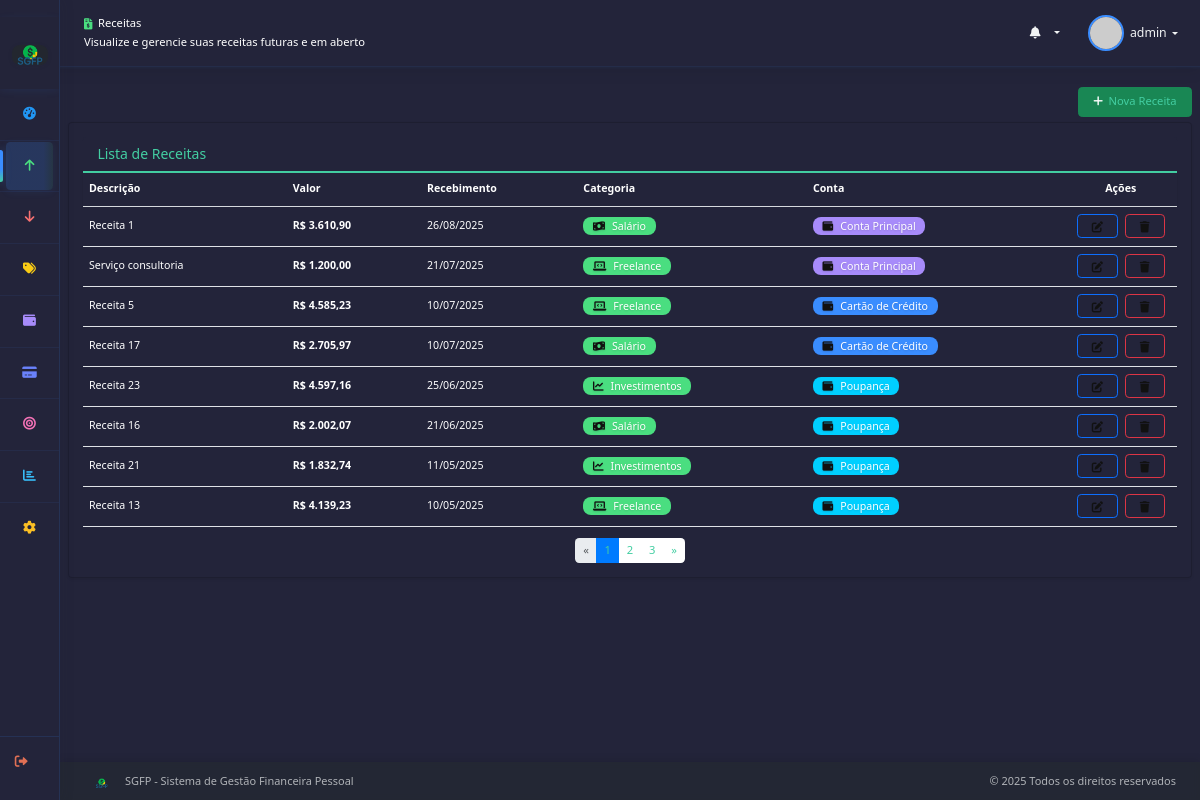
The app's page /receitas/ (signed in), older data.
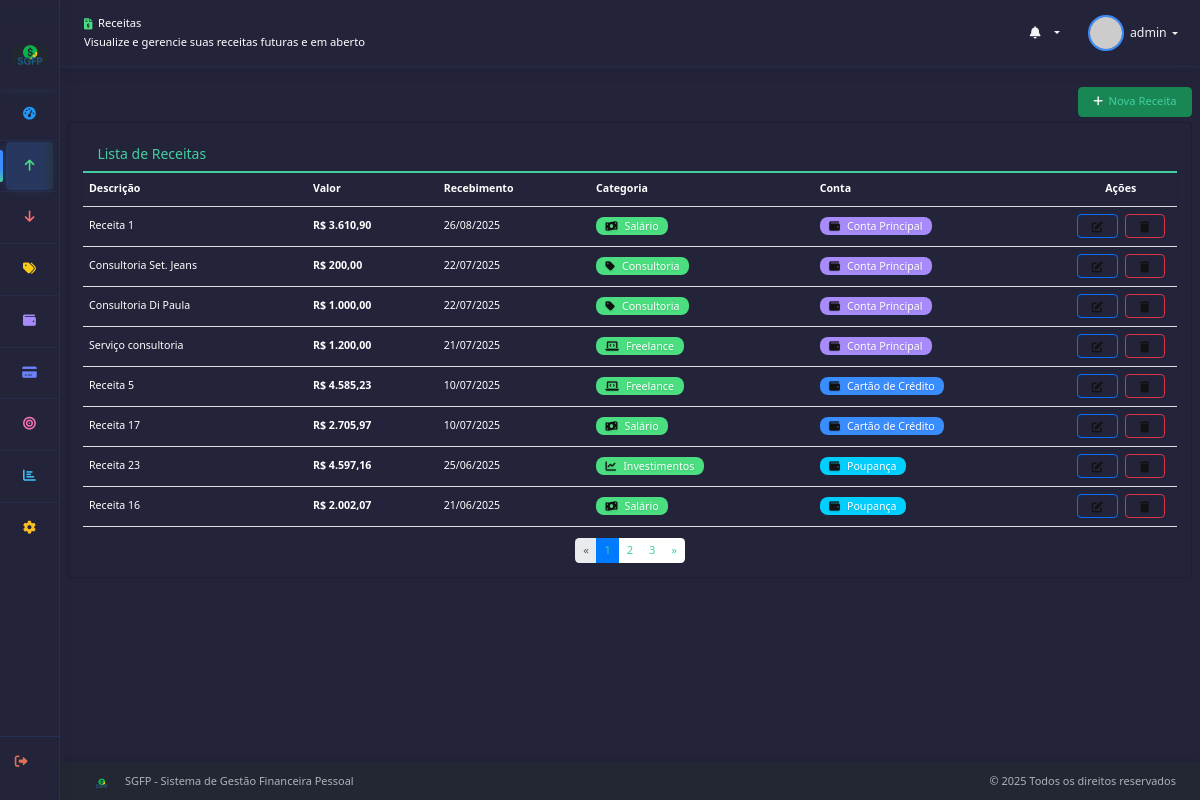
The same page, newer data.
### core/models.py (models this page shows, shortened)
class Receita(models.Model):
    id = models.UUIDField(primary_key=True, default=uuid.uuid4, editable=False)
    descricao = models.CharField(max_length=200)
    valor = models.DecimalField(max_digits=12, decimal_places=2, validators=[MinValueValidator(Decimal('0.01'))])
    data = models.DateField()
    categoria = models.ForeignKey(Categoria, on_delete=models.PROTECT, related_name='receitas')
    conta = models.ForeignKey(Conta, on_delete=models.PROTECT, related_name='receitas')
    usuario = models.ForeignKey(User, on_delete=models.CASCADE, related_name='receitas')
    observacoes = models.TextField(blank=True)
    recorrente = models.BooleanField(default=False)
    frequencia = models.CharField(max_length=20, blank=True, choices=[
        ('semanal', 'Semanal'),
        ('quinzenal', 'Quinzenal'),
        ('mensal', 'Mensal'),
        ('bimestral', 'Bimestral'),
        ('trimestral', 'Trimestral'),
        ('semestral', 'Semestral'),
        ('anual', 'Anual'),
    ])
    ativo = models.BooleanField(default=True)
    data_criacao = models.DateTimeField(auto_now_add=True)
    data_atualizacao = models.DateTimeField(auto_now=True)
    class Meta:
        verbose_name = 'Receita'
        verbose_name_plural = 'Receitas'
        ordering = ['-data', '-data_criacao']

class Categoria(models.Model):
    TIPO_CHOICES = [
        ('receita', 'Receita'),
        ('despesa', 'Despesa'),
        ('ambos', 'Ambos'),
    ]
    id = models.UUIDField(primary_key=True, default=uuid.uuid4, editable=False)
    nome = models.CharField(max_length=100)
    descricao = models.TextField(blank=True)
    tipo = models.CharField(max_length=10, choices=TIPO_CHOICES, default='ambos')
    cor = models.CharField(max_length=7, default='#007bff')  # Cor em hexadecimal
    icone = models.CharField(max_length=50, default='fas fa-tag')
    usuario = models.ForeignKey(User, on_delete=models.CASCADE, related_name='categorias')
    ativo = models.BooleanField(default=True)
    data_criacao = models.DateTimeField(auto_now_add=True)
    data_atualizacao = models.DateTimeField(auto_now=True)
    class Meta:
        verbose_name = 'Categoria'
        verbose_name_plural = 'Categorias'
        ordering = ['nome']
        unique_together = ['nome', 'usuario']

class Conta(models.Model):
    TIPO_CHOICES = [
        ('corrente', 'Conta Corrente'),
        ('poupanca', 'Conta Poupança'),
        ('investimento', 'Conta Investimento'),
        ('cartao_credito', 'Cartão de Crédito'),
        ('dinheiro', 'Dinheiro'),
        ('outros', 'Outros'),
    ]
    id = models.UUIDField(primary_key=True, default=uuid.uuid4, editable=False)
    nome = models.CharField(max_length=100)
    tipo = models.CharField(max_length=20, choices=TIPO_CHOICES, default='corrente')
    saldo_inicial = models.DecimalField(max_digits=12, decimal_places=2, default=0)
    saldo_atual = models.DecimalField(max_digits=12, decimal_places=2, default=0)
    descricao = models.TextField(blank=True)
    cor = models.CharField(max_length=7, default='#28a745')
    icone = models.CharField(max_length=50, default='fas fa-wallet')
    usuario = models.ForeignKey(User, on_delete=models.CASCADE, related_name='contas')
    ativo = models.BooleanField(default=True)
    data_criacao = models.DateTimeField(auto_now_add=True)
    data_atualizacao = models.DateTimeField(auto_now=True)
    class Meta:
        verbose_name = 'Conta'
        verbose_name_plural = 'Contas'
        ordering = ['nome']
        unique_together = ['nome', 'usuario']

### core/views.py (the view, shortened to what this page needs)
# urls.py: path('receitas/', views.receita_list, name='receita_list'),
@login_required
def receita_list(request):
    receitas = Receita.objects.filter(usuario=request.user, ativo=True).order_by('-data')
    form = ReceitaFiltroForm(request.GET or None, user=request.user)
    per_page = request.GET.get('per_page')
    try:
        per_page = int(per_page)
        if per_page < 1 or per_page > 100:
            per_page = 8
    except (TypeError, ValueError):
        per_page = 8
    paginator = Paginator(receitas, per_page)
    page_number = request.GET.get('page')
    page_obj = paginator.get_page(page_number)
    return render(request, 'core/receitas_list.html', {
        'receitas': page_obj.object_list,
        'form_filtro': form,
        'is_paginated': page_obj.has_other_pages(),
        'page_obj': page_obj,
        'paginator': paginator,
        'per_page': per_page,
    })

### core/context_processors.py (called while the page is built, shortened)
def preferencias_usuario(request):
    if request.user.is_authenticated:
        configuracao, _ = Configuracao.objects.get_or_create(usuario=request.user)
        escala_interface = configuracao.escala_interface
        fator_escala = round(escala_interface * 0.007, 3)  # 100% = 0.7 real
        font_size_percent = str(round(escala_interface * 0.7, 1)).replace(',', '.')  # Corrige separador decimal
        return {
            'icones_coloridos': configuracao.icones_coloridos,
            'tema_usuario': configuracao.dashboard_tema,
            'escala_interface': escala_interface,
            'fator_escala': fator_escala,
            'font_size_percent': font_size_percent,
        }

### templates/core/receitas_list.html (shortened to what the changed rows need)
{% extends 'base.html' %}
{% load crispy_forms_tags %}
{% load br_filters %}
{% block content %}
<div class="container-fluid">
    <div class="card mt-2">
        <div class="card-body p-0">
            {% if receitas %}
                    <table class="table table-hover mb-0">
                        <thead class="sticky-top bg-white" style="z-index: 10;">
                            <tr>
                                <th>Descrição</th>
                                <th>Valor</th>
                                <th>Recebimento</th>
                                <th>Categoria</th>
                                <th>Conta</th>
                                <th class="acoes-col">Ações</th>
                            </tr>
                        </thead>
                        <tbody>
                            {% for receita in receitas %}
                            <tr>
                                <td>{{ receita.descricao }}</td>
                                <td class="text-success fw-bold">{{ receita.valor|br_currency }}</td>
                                <td>{{ receita.data|date:"d/m/Y" }}</td>
                                <td>
                                    <span class="badge badge-categoria-{{ receita.categoria.tipo|lower }}">
                                        <i class="{{ receita.categoria.icone }} me-1"></i>{{ receita.categoria.nome }}
                                    </span>
                                </td>
                                <td>
                                    <span class="badge badge-conta-{{ receita.conta.tipo|lower }}">
                                        <i class="{{ receita.conta.icone }} me-1"></i>{{ receita.conta.nome }}
                                    </span>
                                </td>
                                <td class="acoes-col">
                                    <a href="{% url 'core:receita_update' receita.id %}" class="btn btn-sm btn-outline-primary" title="Editar">
                                        <i class="fas fa-edit"></i>
                                    </a>
                                    <a href="{% url 'core:receita_delete' receita.id %}" class="btn btn-sm btn-outline-danger" title="Excluir" onclick="return confirm('Tem certeza que deseja excluir esta receita?');">
                                        <i class="fas fa-trash"></i>
                                    </a>
                                </td>
                            </tr>
                            {% endfor %}
                        </tbody>
                    </table>
                {% if is_paginated %}
                <nav class="mt-3">
                    <ul class="pagination justify-content-center">
                        {% for num in paginator.page_range %}
                        <li class="page-item {% if page_obj.number == num %}active{% endif %}">
                            <a class="page-link" href="?page={{ num }}&per_page={{ per_page }}">{{ num }}</a>
                        </li>
                        {% endfor %}
                    </ul>
                </nav>
                {% endif %}
            {% endif %}
        </div>
    </div>
</div>
{% endblock %}

Row changes from the older to the newer data that the page shows:
no longer on this page (row unchanged): Receita: descricao "Receita 21", valor|br_currency "R$ 1.832,74", data "11/05/2025", categoria.nome "Investimentos", conta.nome "Poupança"
no longer on this page (row unchanged): Receita: descricao "Receita 13", valor|br_currency "R$ 4.139,23", data "10/05/2025", categoria.nome "Freelance", conta.nome "Poupança"
added Receita: descricao "Consultoria Set. Jeans", valor|br_currency "R$ 200,00", data "22/07/2025", categoria.nome "Consultoria", conta.nome "Conta Principal"
added Receita: descricao "Consultoria Di Paula", valor|br_currency "R$ 1.000,00", data "22/07/2025", categoria.nome "Consultoria", conta.nome "Conta Principal"
